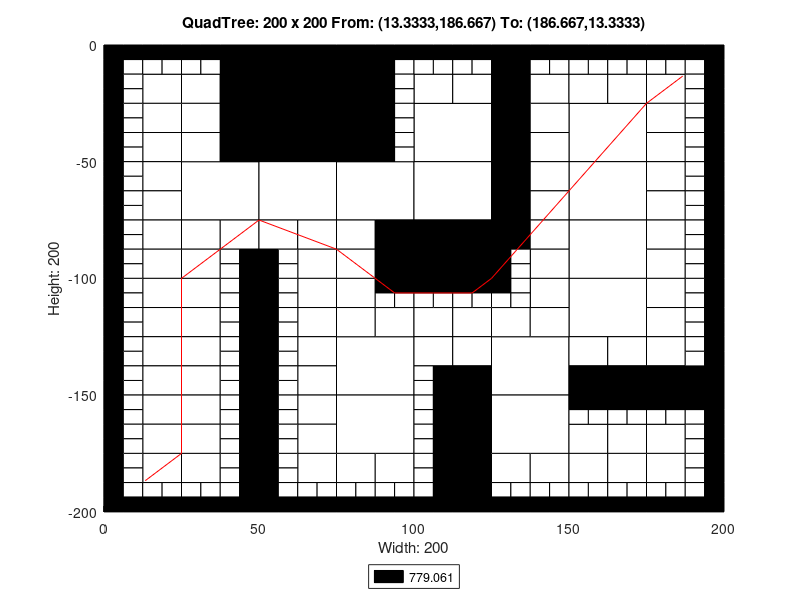

MATLAB code for this plot:
axis([0 200 -200 0]);
title('QuadTree: 200 x 200 From: (13.3333,186.667) To: (186.667,13.3333)');
xlabel('Width: 200');
ylabel('Height: 200');
rectangle('Position',[50 -25 25 25], 'FaceColor',[0 0 0]);
rectangle('Position',[50 -50 25 25], 'FaceColor',[0 0 0]);
rectangle('Position',[25 -75 25 25], 'FaceColor',[1 1 1]);
rectangle('Position',[50 -75 25 25], 'FaceColor',[1 1 1]);
rectangle('Position',[75 -75 25 25], 'FaceColor',[1 1 1]);
rectangle('Position',[100 -50 25 25], 'FaceColor',[1 1 1]);
rectangle('Position',[150 -50 25 25], 'FaceColor',[1 1 1]);
rectangle('Position',[100 -75 25 25], 'FaceColor',[1 1 1]);
rectangle('Position',[100 -100 25 25], 'FaceColor',[0 0 0]);
rectangle('Position',[150 -75 25 25], 'FaceColor',[1 1 1]);
rectangle('Position',[150 -100 25 25], 'FaceColor',[1 1 1]);
rectangle('Position',[75 -150 25 25], 'FaceColor',[1 1 1]);
rectangle('Position',[75 -175 25 25], 'FaceColor',[1 1 1]);
rectangle('Position',[125 -150 25 25], 'FaceColor',[1 1 1]);
rectangle('Position',[150 -125 25 25], 'FaceColor',[1 1 1]);
rectangle('Position',[125 -175 25 25], 'FaceColor',[1 1 1]);
rectangle('Position',[12.5 -25 12.5 12.5], 'FaceColor',[1 1 1]);
rectangle('Position',[37.5 -12.5 12.5 12.5], 'FaceColor',[0 0 0]);
rectangle('Position',[25 -25 12.5 12.5], 'FaceColor',[1 1 1]);
rectangle('Position',[37.5 -25 12.5 12.5], 'FaceColor',[0 0 0]);
rectangle('Position',[12.5 -37.5 12.5 12.5], 'FaceColor',[1 1 1]);
rectangle('Position',[12.5 -50 12.5 12.5], 'FaceColor',[1 1 1]);
rectangle('Position',[25 -37.5 12.5 12.5], 'FaceColor',[1 1 1]);
rectangle('Position',[37.5 -37.5 12.5 12.5], 'FaceColor',[0 0 0]);
rectangle('Position',[25 -50 12.5 12.5], 'FaceColor',[1 1 1]);
rectangle('Position',[37.5 -50 12.5 12.5], 'FaceColor',[0 0 0]);
rectangle('Position',[75 -12.5 12.5 12.5], 'FaceColor',[0 0 0]);
rectangle('Position',[75 -25 12.5 12.5], 'FaceColor',[0 0 0]);
rectangle('Position',[75 -37.5 12.5 12.5], 'FaceColor',[0 0 0]);
rectangle('Position',[75 -50 12.5 12.5], 'FaceColor',[0 0 0]);
rectangle('Position',[12.5 -62.5 12.5 12.5], 'FaceColor',[1 1 1]);
rectangle('Position',[12.5 -75 12.5 12.5], 'FaceColor',[1 1 1]);
rectangle('Position',[12.5 -87.5 12.5 12.5], 'FaceColor',[1 1 1]);
rectangle('Position',[12.5 -100 12.5 12.5], 'FaceColor',[1 1 1]);
rectangle('Position',[25 -87.5 12.5 12.5], 'FaceColor',[1 1 1]);
rectangle('Position',[37.5 -87.5 12.5 12.5], 'FaceColor',[1 1 1]);
rectangle('Position',[25 -100 12.5 12.5], 'FaceColor',[1 1 1]);
rectangle('Position',[50 -87.5 12.5 12.5], 'FaceColor',[1 1 1]);
rectangle('Position',[62.5 -87.5 12.5 12.5], 'FaceColor',[1 1 1]);
rectangle('Position',[62.5 -100 12.5 12.5], 'FaceColor',[1 1 1]);
rectangle('Position',[75 -87.5 12.5 12.5], 'FaceColor',[1 1 1]);
rectangle('Position',[87.5 -87.5 12.5 12.5], 'FaceColor',[0 0 0]);
rectangle('Position',[75 -100 12.5 12.5], 'FaceColor',[1 1 1]);
rectangle('Position',[87.5 -100 12.5 12.5], 'FaceColor',[0 0 0]);
rectangle('Position',[100 -25 12.5 12.5], 'FaceColor',[1 1 1]);
rectangle('Position',[112.5 -25 12.5 12.5], 'FaceColor',[1 1 1]);
rectangle('Position',[125 -12.5 12.5 12.5], 'FaceColor',[0 0 0]);
rectangle('Position',[125 -25 12.5 12.5], 'FaceColor',[0 0 0]);
rectangle('Position',[137.5 -25 12.5 12.5], 'FaceColor',[1 1 1]);
rectangle('Position',[125 -37.5 12.5 12.5], 'FaceColor',[0 0 0]);
rectangle('Position',[137.5 -37.5 12.5 12.5], 'FaceColor',[1 1 1]);
rectangle('Position',[125 -50 12.5 12.5], 'FaceColor',[0 0 0]);
rectangle('Position',[137.5 -50 12.5 12.5], 'FaceColor',[1 1 1]);
rectangle('Position',[150 -25 12.5 12.5], 'FaceColor',[1 1 1]);
rectangle('Position',[162.5 -25 12.5 12.5], 'FaceColor',[1 1 1]);
rectangle('Position',[175 -25 12.5 12.5], 'FaceColor',[1 1 1]);
rectangle('Position',[175 -37.5 12.5 12.5], 'FaceColor',[1 1 1]);
rectangle('Position',[175 -50 12.5 12.5], 'FaceColor',[1 1 1]);
rectangle('Position',[125 -62.5 12.5 12.5], 'FaceColor',[0 0 0]);
rectangle('Position',[137.5 -62.5 12.5 12.5], 'FaceColor',[1 1 1]);
rectangle('Position',[125 -75 12.5 12.5], 'FaceColor',[0 0 0]);
rectangle('Position',[137.5 -75 12.5 12.5], 'FaceColor',[1 1 1]);
rectangle('Position',[125 -87.5 12.5 12.5], 'FaceColor',[0 0 0]);
rectangle('Position',[137.5 -87.5 12.5 12.5], 'FaceColor',[1 1 1]);
rectangle('Position',[137.5 -100 12.5 12.5], 'FaceColor',[1 1 1]);
rectangle('Position',[175 -62.5 12.5 12.5], 'FaceColor',[1 1 1]);
rectangle('Position',[175 -75 12.5 12.5], 'FaceColor',[1 1 1]);
rectangle('Position',[175 -87.5 12.5 12.5], 'FaceColor',[1 1 1]);
rectangle('Position',[175 -100 12.5 12.5], 'FaceColor',[1 1 1]);
rectangle('Position',[12.5 -112.5 12.5 12.5], 'FaceColor',[1 1 1]);
rectangle('Position',[12.5 -125 12.5 12.5], 'FaceColor',[1 1 1]);
rectangle('Position',[25 -112.5 12.5 12.5], 'FaceColor',[1 1 1]);
rectangle('Position',[25 -125 12.5 12.5], 'FaceColor',[1 1 1]);
rectangle('Position',[12.5 -137.5 12.5 12.5], 'FaceColor',[1 1 1]);
rectangle('Position',[12.5 -150 12.5 12.5], 'FaceColor',[1 1 1]);
rectangle('Position',[25 -137.5 12.5 12.5], 'FaceColor',[1 1 1]);
rectangle('Position',[25 -150 12.5 12.5], 'FaceColor',[1 1 1]);
rectangle('Position',[62.5 -112.5 12.5 12.5], 'FaceColor',[1 1 1]);
rectangle('Position',[62.5 -125 12.5 12.5], 'FaceColor',[1 1 1]);
rectangle('Position',[75 -112.5 12.5 12.5], 'FaceColor',[1 1 1]);
rectangle('Position',[75 -125 12.5 12.5], 'FaceColor',[1 1 1]);
rectangle('Position',[87.5 -125 12.5 12.5], 'FaceColor',[1 1 1]);
rectangle('Position',[62.5 -137.5 12.5 12.5], 'FaceColor',[1 1 1]);
rectangle('Position',[62.5 -150 12.5 12.5], 'FaceColor',[1 1 1]);
rectangle('Position',[12.5 -162.5 12.5 12.5], 'FaceColor',[1 1 1]);
rectangle('Position',[12.5 -175 12.5 12.5], 'FaceColor',[1 1 1]);
rectangle('Position',[25 -162.5 12.5 12.5], 'FaceColor',[1 1 1]);
rectangle('Position',[25 -175 12.5 12.5], 'FaceColor',[1 1 1]);
rectangle('Position',[12.5 -187.5 12.5 12.5], 'FaceColor',[1 1 1]);
rectangle('Position',[25 -187.5 12.5 12.5], 'FaceColor',[1 1 1]);
rectangle('Position',[62.5 -162.5 12.5 12.5], 'FaceColor',[1 1 1]);
rectangle('Position',[62.5 -175 12.5 12.5], 'FaceColor',[1 1 1]);
rectangle('Position',[62.5 -187.5 12.5 12.5], 'FaceColor',[1 1 1]);
rectangle('Position',[75 -187.5 12.5 12.5], 'FaceColor',[1 1 1]);
rectangle('Position',[87.5 -187.5 12.5 12.5], 'FaceColor',[1 1 1]);
rectangle('Position',[100 -125 12.5 12.5], 'FaceColor',[1 1 1]);
rectangle('Position',[112.5 -125 12.5 12.5], 'FaceColor',[1 1 1]);
rectangle('Position',[137.5 -112.5 12.5 12.5], 'FaceColor',[1 1 1]);
rectangle('Position',[125 -125 12.5 12.5], 'FaceColor',[1 1 1]);
rectangle('Position',[137.5 -125 12.5 12.5], 'FaceColor',[1 1 1]);
rectangle('Position',[100 -137.5 12.5 12.5], 'FaceColor',[1 1 1]);
rectangle('Position',[112.5 -137.5 12.5 12.5], 'FaceColor',[1 1 1]);
rectangle('Position',[112.5 -150 12.5 12.5], 'FaceColor',[0 0 0]);
rectangle('Position',[175 -112.5 12.5 12.5], 'FaceColor',[1 1 1]);
rectangle('Position',[175 -125 12.5 12.5], 'FaceColor',[1 1 1]);
rectangle('Position',[150 -137.5 12.5 12.5], 'FaceColor',[1 1 1]);
rectangle('Position',[162.5 -137.5 12.5 12.5], 'FaceColor',[1 1 1]);
rectangle('Position',[150 -150 12.5 12.5], 'FaceColor',[0 0 0]);
rectangle('Position',[162.5 -150 12.5 12.5], 'FaceColor',[0 0 0]);
rectangle('Position',[175 -137.5 12.5 12.5], 'FaceColor',[1 1 1]);
rectangle('Position',[175 -150 12.5 12.5], 'FaceColor',[0 0 0]);
rectangle('Position',[187.5 -150 12.5 12.5], 'FaceColor',[0 0 0]);
rectangle('Position',[112.5 -162.5 12.5 12.5], 'FaceColor',[0 0 0]);
rectangle('Position',[112.5 -175 12.5 12.5], 'FaceColor',[0 0 0]);
rectangle('Position',[112.5 -187.5 12.5 12.5], 'FaceColor',[0 0 0]);
rectangle('Position',[112.5 -200 12.5 12.5], 'FaceColor',[0 0 0]);
rectangle('Position',[125 -187.5 12.5 12.5], 'FaceColor',[1 1 1]);
rectangle('Position',[137.5 -187.5 12.5 12.5], 'FaceColor',[1 1 1]);
rectangle('Position',[150 -175 12.5 12.5], 'FaceColor',[1 1 1]);
rectangle('Position',[162.5 -175 12.5 12.5], 'FaceColor',[1 1 1]);
rectangle('Position',[175 -175 12.5 12.5], 'FaceColor',[1 1 1]);
rectangle('Position',[150 -187.5 12.5 12.5], 'FaceColor',[1 1 1]);
rectangle('Position',[162.5 -187.5 12.5 12.5], 'FaceColor',[1 1 1]);
rectangle('Position',[175 -187.5 12.5 12.5], 'FaceColor',[1 1 1]);
rectangle('Position',[0 -6.25 6.25 6.25], 'FaceColor',[0 0 0]);
rectangle('Position',[6.25 -6.25 6.25 6.25], 'FaceColor',[0 0 0]);
rectangle('Position',[0 -12.5 6.25 6.25], 'FaceColor',[0 0 0]);
rectangle('Position',[6.25 -12.5 6.25 6.25], 'FaceColor',[1 1 1]);
rectangle('Position',[12.5 -6.25 6.25 6.25], 'FaceColor',[0 0 0]);
rectangle('Position',[18.75 -6.25 6.25 6.25], 'FaceColor',[0 0 0]);
rectangle('Position',[12.5 -12.5 6.25 6.25], 'FaceColor',[1 1 1]);
rectangle('Position',[18.75 -12.5 6.25 6.25], 'FaceColor',[1 1 1]);
rectangle('Position',[0 -18.75 6.25 6.25], 'FaceColor',[0 0 0]);
rectangle('Position',[6.25 -18.75 6.25 6.25], 'FaceColor',[1 1 1]);
rectangle('Position',[0 -25 6.25 6.25], 'FaceColor',[0 0 0]);
rectangle('Position',[6.25 -25 6.25 6.25], 'FaceColor',[1 1 1]);
rectangle('Position',[25 -6.25 6.25 6.25], 'FaceColor',[0 0 0]);
rectangle('Position',[31.25 -6.25 6.25 6.25], 'FaceColor',[0 0 0]);
rectangle('Position',[25 -12.5 6.25 6.25], 'FaceColor',[1 1 1]);
rectangle('Position',[31.25 -12.5 6.25 6.25], 'FaceColor',[1 1 1]);
rectangle('Position',[0 -31.25 6.25 6.25], 'FaceColor',[0 0 0]);
rectangle('Position',[6.25 -31.25 6.25 6.25], 'FaceColor',[1 1 1]);
rectangle('Position',[0 -37.5 6.25 6.25], 'FaceColor',[0 0 0]);
rectangle('Position',[6.25 -37.5 6.25 6.25], 'FaceColor',[1 1 1]);
rectangle('Position',[0 -43.75 6.25 6.25], 'FaceColor',[0 0 0]);
rectangle('Position',[6.25 -43.75 6.25 6.25], 'FaceColor',[1 1 1]);
rectangle('Position',[0 -50 6.25 6.25], 'FaceColor',[0 0 0]);
rectangle('Position',[6.25 -50 6.25 6.25], 'FaceColor',[1 1 1]);
rectangle('Position',[87.5 -6.25 6.25 6.25], 'FaceColor',[0 0 0]);
rectangle('Position',[93.75 -6.25 6.25 6.25], 'FaceColor',[0 0 0]);
rectangle('Position',[87.5 -12.5 6.25 6.25], 'FaceColor',[0 0 0]);
rectangle('Position',[93.75 -12.5 6.25 6.25], 'FaceColor',[1 1 1]);
rectangle('Position',[87.5 -18.75 6.25 6.25], 'FaceColor',[0 0 0]);
rectangle('Position',[93.75 -18.75 6.25 6.25], 'FaceColor',[1 1 1]);
rectangle('Position',[87.5 -25 6.25 6.25], 'FaceColor',[0 0 0]);
rectangle('Position',[93.75 -25 6.25 6.25], 'FaceColor',[1 1 1]);
rectangle('Position',[87.5 -31.25 6.25 6.25], 'FaceColor',[0 0 0]);
rectangle('Position',[93.75 -31.25 6.25 6.25], 'FaceColor',[1 1 1]);
rectangle('Position',[87.5 -37.5 6.25 6.25], 'FaceColor',[0 0 0]);
rectangle('Position',[93.75 -37.5 6.25 6.25], 'FaceColor',[1 1 1]);
rectangle('Position',[87.5 -43.75 6.25 6.25], 'FaceColor',[0 0 0]);
rectangle('Position',[93.75 -43.75 6.25 6.25], 'FaceColor',[1 1 1]);
rectangle('Position',[87.5 -50 6.25 6.25], 'FaceColor',[0 0 0]);
rectangle('Position',[93.75 -50 6.25 6.25], 'FaceColor',[1 1 1]);
rectangle('Position',[0 -56.25 6.25 6.25], 'FaceColor',[0 0 0]);
rectangle('Position',[6.25 -56.25 6.25 6.25], 'FaceColor',[1 1 1]);
rectangle('Position',[0 -62.5 6.25 6.25], 'FaceColor',[0 0 0]);
rectangle('Position',[6.25 -62.5 6.25 6.25], 'FaceColor',[1 1 1]);
rectangle('Position',[0 -68.75 6.25 6.25], 'FaceColor',[0 0 0]);
rectangle('Position',[6.25 -68.75 6.25 6.25], 'FaceColor',[1 1 1]);
rectangle('Position',[0 -75 6.25 6.25], 'FaceColor',[0 0 0]);
rectangle('Position',[6.25 -75 6.25 6.25], 'FaceColor',[1 1 1]);
rectangle('Position',[0 -81.25 6.25 6.25], 'FaceColor',[0 0 0]);
rectangle('Position',[6.25 -81.25 6.25 6.25], 'FaceColor',[1 1 1]);
rectangle('Position',[0 -87.5 6.25 6.25], 'FaceColor',[0 0 0]);
rectangle('Position',[6.25 -87.5 6.25 6.25], 'FaceColor',[1 1 1]);
rectangle('Position',[0 -93.75 6.25 6.25], 'FaceColor',[0 0 0]);
rectangle('Position',[6.25 -93.75 6.25 6.25], 'FaceColor',[1 1 1]);
rectangle('Position',[0 -100 6.25 6.25], 'FaceColor',[0 0 0]);
rectangle('Position',[6.25 -100 6.25 6.25], 'FaceColor',[1 1 1]);
rectangle('Position',[37.5 -93.75 6.25 6.25], 'FaceColor',[1 1 1]);
rectangle('Position',[43.75 -93.75 6.25 6.25], 'FaceColor',[0 0 0]);
rectangle('Position',[37.5 -100 6.25 6.25], 'FaceColor',[1 1 1]);
rectangle('Position',[43.75 -100 6.25 6.25], 'FaceColor',[0 0 0]);
rectangle('Position',[50 -93.75 6.25 6.25], 'FaceColor',[0 0 0]);
rectangle('Position',[56.25 -93.75 6.25 6.25], 'FaceColor',[1 1 1]);
rectangle('Position',[50 -100 6.25 6.25], 'FaceColor',[0 0 0]);
rectangle('Position',[56.25 -100 6.25 6.25], 'FaceColor',[1 1 1]);
rectangle('Position',[100 -6.25 6.25 6.25], 'FaceColor',[0 0 0]);
rectangle('Position',[106.25 -6.25 6.25 6.25], 'FaceColor',[0 0 0]);
rectangle('Position',[100 -12.5 6.25 6.25], 'FaceColor',[1 1 1]);
rectangle('Position',[106.25 -12.5 6.25 6.25], 'FaceColor',[1 1 1]);
rectangle('Position',[112.5 -6.25 6.25 6.25], 'FaceColor',[0 0 0]);
rectangle('Position',[118.75 -6.25 6.25 6.25], 'FaceColor',[0 0 0]);
rectangle('Position',[112.5 -12.5 6.25 6.25], 'FaceColor',[1 1 1]);
rectangle('Position',[118.75 -12.5 6.25 6.25], 'FaceColor',[1 1 1]);
rectangle('Position',[137.5 -6.25 6.25 6.25], 'FaceColor',[0 0 0]);
rectangle('Position',[143.75 -6.25 6.25 6.25], 'FaceColor',[0 0 0]);
rectangle('Position',[137.5 -12.5 6.25 6.25], 'FaceColor',[1 1 1]);
rectangle('Position',[143.75 -12.5 6.25 6.25], 'FaceColor',[1 1 1]);
rectangle('Position',[150 -6.25 6.25 6.25], 'FaceColor',[0 0 0]);
rectangle('Position',[156.25 -6.25 6.25 6.25], 'FaceColor',[0 0 0]);
rectangle('Position',[150 -12.5 6.25 6.25], 'FaceColor',[1 1 1]);
rectangle('Position',[156.25 -12.5 6.25 6.25], 'FaceColor',[1 1 1]);
rectangle('Position',[162.5 -6.25 6.25 6.25], 'FaceColor',[0 0 0]);
rectangle('Position',[168.75 -6.25 6.25 6.25], 'FaceColor',[0 0 0]);
rectangle('Position',[162.5 -12.5 6.25 6.25], 'FaceColor',[1 1 1]);
rectangle('Position',[168.75 -12.5 6.25 6.25], 'FaceColor',[1 1 1]);
rectangle('Position',[175 -6.25 6.25 6.25], 'FaceColor',[0 0 0]);
rectangle('Position',[181.25 -6.25 6.25 6.25], 'FaceColor',[0 0 0]);
rectangle('Position',[175 -12.5 6.25 6.25], 'FaceColor',[1 1 1]);
rectangle('Position',[181.25 -12.5 6.25 6.25], 'FaceColor',[1 1 1]);
rectangle('Position',[187.5 -6.25 6.25 6.25], 'FaceColor',[0 0 0]);
rectangle('Position',[193.75 -6.25 6.25 6.25], 'FaceColor',[0 0 0]);
rectangle('Position',[187.5 -12.5 6.25 6.25], 'FaceColor',[1 1 1]);
rectangle('Position',[193.75 -12.5 6.25 6.25], 'FaceColor',[0 0 0]);
rectangle('Position',[187.5 -18.75 6.25 6.25], 'FaceColor',[1 1 1]);
rectangle('Position',[193.75 -18.75 6.25 6.25], 'FaceColor',[0 0 0]);
rectangle('Position',[187.5 -25 6.25 6.25], 'FaceColor',[1 1 1]);
rectangle('Position',[193.75 -25 6.25 6.25], 'FaceColor',[0 0 0]);
rectangle('Position',[187.5 -31.25 6.25 6.25], 'FaceColor',[1 1 1]);
rectangle('Position',[193.75 -31.25 6.25 6.25], 'FaceColor',[0 0 0]);
rectangle('Position',[187.5 -37.5 6.25 6.25], 'FaceColor',[1 1 1]);
rectangle('Position',[193.75 -37.5 6.25 6.25], 'FaceColor',[0 0 0]);
rectangle('Position',[187.5 -43.75 6.25 6.25], 'FaceColor',[1 1 1]);
rectangle('Position',[193.75 -43.75 6.25 6.25], 'FaceColor',[0 0 0]);
rectangle('Position',[187.5 -50 6.25 6.25], 'FaceColor',[1 1 1]);
rectangle('Position',[193.75 -50 6.25 6.25], 'FaceColor',[0 0 0]);
rectangle('Position',[125 -93.75 6.25 6.25], 'FaceColor',[0 0 0]);
rectangle('Position',[131.25 -93.75 6.25 6.25], 'FaceColor',[1 1 1]);
rectangle('Position',[125 -100 6.25 6.25], 'FaceColor',[0 0 0]);
rectangle('Position',[131.25 -100 6.25 6.25], 'FaceColor',[1 1 1]);
rectangle('Position',[187.5 -56.25 6.25 6.25], 'FaceColor',[1 1 1]);
rectangle('Position',[193.75 -56.25 6.25 6.25], 'FaceColor',[0 0 0]);
rectangle('Position',[187.5 -62.5 6.25 6.25], 'FaceColor',[1 1 1]);
rectangle('Position',[193.75 -62.5 6.25 6.25], 'FaceColor',[0 0 0]);
rectangle('Position',[187.5 -68.75 6.25 6.25], 'FaceColor',[1 1 1]);
rectangle('Position',[193.75 -68.75 6.25 6.25], 'FaceColor',[0 0 0]);
rectangle('Position',[187.5 -75 6.25 6.25], 'FaceColor',[1 1 1]);
rectangle('Position',[193.75 -75 6.25 6.25], 'FaceColor',[0 0 0]);
rectangle('Position',[187.5 -81.25 6.25 6.25], 'FaceColor',[1 1 1]);
rectangle('Position',[193.75 -81.25 6.25 6.25], 'FaceColor',[0 0 0]);
rectangle('Position',[187.5 -87.5 6.25 6.25], 'FaceColor',[1 1 1]);
rectangle('Position',[193.75 -87.5 6.25 6.25], 'FaceColor',[0 0 0]);
rectangle('Position',[187.5 -93.75 6.25 6.25], 'FaceColor',[1 1 1]);
rectangle('Position',[193.75 -93.75 6.25 6.25], 'FaceColor',[0 0 0]);
rectangle('Position',[187.5 -100 6.25 6.25], 'FaceColor',[1 1 1]);
rectangle('Position',[193.75 -100 6.25 6.25], 'FaceColor',[0 0 0]);
rectangle('Position',[0 -106.25 6.25 6.25], 'FaceColor',[0 0 0]);
rectangle('Position',[6.25 -106.25 6.25 6.25], 'FaceColor',[1 1 1]);
rectangle('Position',[0 -112.5 6.25 6.25], 'FaceColor',[0 0 0]);
rectangle('Position',[6.25 -112.5 6.25 6.25], 'FaceColor',[1 1 1]);
rectangle('Position',[0 -118.75 6.25 6.25], 'FaceColor',[0 0 0]);
rectangle('Position',[6.25 -118.75 6.25 6.25], 'FaceColor',[1 1 1]);
rectangle('Position',[0 -125 6.25 6.25], 'FaceColor',[0 0 0]);
rectangle('Position',[6.25 -125 6.25 6.25], 'FaceColor',[1 1 1]);
rectangle('Position',[37.5 -106.25 6.25 6.25], 'FaceColor',[1 1 1]);
rectangle('Position',[43.75 -106.25 6.25 6.25], 'FaceColor',[0 0 0]);
rectangle('Position',[37.5 -112.5 6.25 6.25], 'FaceColor',[1 1 1]);
rectangle('Position',[43.75 -112.5 6.25 6.25], 'FaceColor',[0 0 0]);
rectangle('Position',[37.5 -118.75 6.25 6.25], 'FaceColor',[1 1 1]);
rectangle('Position',[43.75 -118.75 6.25 6.25], 'FaceColor',[0 0 0]);
rectangle('Position',[37.5 -125 6.25 6.25], 'FaceColor',[1 1 1]);
rectangle('Position',[43.75 -125 6.25 6.25], 'FaceColor',[0 0 0]);
rectangle('Position',[0 -131.25 6.25 6.25], 'FaceColor',[0 0 0]);
rectangle('Position',[6.25 -131.25 6.25 6.25], 'FaceColor',[1 1 1]);
rectangle('Position',[0 -137.5 6.25 6.25], 'FaceColor',[0 0 0]);
rectangle('Position',[6.25 -137.5 6.25 6.25], 'FaceColor',[1 1 1]);
rectangle('Position',[0 -143.75 6.25 6.25], 'FaceColor',[0 0 0]);
rectangle('Position',[6.25 -143.75 6.25 6.25], 'FaceColor',[1 1 1]);
rectangle('Position',[0 -150 6.25 6.25], 'FaceColor',[0 0 0]);
rectangle('Position',[6.25 -150 6.25 6.25], 'FaceColor',[1 1 1]);
rectangle('Position',[37.5 -131.25 6.25 6.25], 'FaceColor',[1 1 1]);
rectangle('Position',[43.75 -131.25 6.25 6.25], 'FaceColor',[0 0 0]);
rectangle('Position',[37.5 -137.5 6.25 6.25], 'FaceColor',[1 1 1]);
rectangle('Position',[43.75 -137.5 6.25 6.25], 'FaceColor',[0 0 0]);
rectangle('Position',[37.5 -143.75 6.25 6.25], 'FaceColor',[1 1 1]);
rectangle('Position',[43.75 -143.75 6.25 6.25], 'FaceColor',[0 0 0]);
rectangle('Position',[37.5 -150 6.25 6.25], 'FaceColor',[1 1 1]);
rectangle('Position',[43.75 -150 6.25 6.25], 'FaceColor',[0 0 0]);
rectangle('Position',[50 -106.25 6.25 6.25], 'FaceColor',[0 0 0]);
rectangle('Position',[56.25 -106.25 6.25 6.25], 'FaceColor',[1 1 1]);
rectangle('Position',[50 -112.5 6.25 6.25], 'FaceColor',[0 0 0]);
rectangle('Position',[56.25 -112.5 6.25 6.25], 'FaceColor',[1 1 1]);
rectangle('Position',[50 -118.75 6.25 6.25], 'FaceColor',[0 0 0]);
rectangle('Position',[56.25 -118.75 6.25 6.25], 'FaceColor',[1 1 1]);
rectangle('Position',[50 -125 6.25 6.25], 'FaceColor',[0 0 0]);
rectangle('Position',[56.25 -125 6.25 6.25], 'FaceColor',[1 1 1]);
rectangle('Position',[87.5 -106.25 6.25 6.25], 'FaceColor',[0 0 0]);
rectangle('Position',[93.75 -106.25 6.25 6.25], 'FaceColor',[0 0 0]);
rectangle('Position',[87.5 -112.5 6.25 6.25], 'FaceColor',[1 1 1]);
rectangle('Position',[93.75 -112.5 6.25 6.25], 'FaceColor',[1 1 1]);
rectangle('Position',[50 -131.25 6.25 6.25], 'FaceColor',[0 0 0]);
rectangle('Position',[56.25 -131.25 6.25 6.25], 'FaceColor',[1 1 1]);
rectangle('Position',[50 -137.5 6.25 6.25], 'FaceColor',[0 0 0]);
rectangle('Position',[56.25 -137.5 6.25 6.25], 'FaceColor',[1 1 1]);
rectangle('Position',[50 -143.75 6.25 6.25], 'FaceColor',[0 0 0]);
rectangle('Position',[56.25 -143.75 6.25 6.25], 'FaceColor',[1 1 1]);
rectangle('Position',[50 -150 6.25 6.25], 'FaceColor',[0 0 0]);
rectangle('Position',[56.25 -150 6.25 6.25], 'FaceColor',[1 1 1]);
rectangle('Position',[0 -156.25 6.25 6.25], 'FaceColor',[0 0 0]);
rectangle('Position',[6.25 -156.25 6.25 6.25], 'FaceColor',[1 1 1]);
rectangle('Position',[0 -162.5 6.25 6.25], 'FaceColor',[0 0 0]);
rectangle('Position',[6.25 -162.5 6.25 6.25], 'FaceColor',[1 1 1]);
rectangle('Position',[0 -168.75 6.25 6.25], 'FaceColor',[0 0 0]);
rectangle('Position',[6.25 -168.75 6.25 6.25], 'FaceColor',[1 1 1]);
rectangle('Position',[0 -175 6.25 6.25], 'FaceColor',[0 0 0]);
rectangle('Position',[6.25 -175 6.25 6.25], 'FaceColor',[1 1 1]);
rectangle('Position',[37.5 -156.25 6.25 6.25], 'FaceColor',[1 1 1]);
rectangle('Position',[43.75 -156.25 6.25 6.25], 'FaceColor',[0 0 0]);
rectangle('Position',[37.5 -162.5 6.25 6.25], 'FaceColor',[1 1 1]);
rectangle('Position',[43.75 -162.5 6.25 6.25], 'FaceColor',[0 0 0]);
rectangle('Position',[37.5 -168.75 6.25 6.25], 'FaceColor',[1 1 1]);
rectangle('Position',[43.75 -168.75 6.25 6.25], 'FaceColor',[0 0 0]);
rectangle('Position',[37.5 -175 6.25 6.25], 'FaceColor',[1 1 1]);
rectangle('Position',[43.75 -175 6.25 6.25], 'FaceColor',[0 0 0]);
rectangle('Position',[0 -181.25 6.25 6.25], 'FaceColor',[0 0 0]);
rectangle('Position',[6.25 -181.25 6.25 6.25], 'FaceColor',[1 1 1]);
rectangle('Position',[0 -187.5 6.25 6.25], 'FaceColor',[0 0 0]);
rectangle('Position',[6.25 -187.5 6.25 6.25], 'FaceColor',[1 1 1]);
rectangle('Position',[0 -193.75 6.25 6.25], 'FaceColor',[0 0 0]);
rectangle('Position',[6.25 -193.75 6.25 6.25], 'FaceColor',[1 1 1]);
rectangle('Position',[0 -200 6.25 6.25], 'FaceColor',[0 0 0]);
rectangle('Position',[6.25 -200 6.25 6.25], 'FaceColor',[0 0 0]);
rectangle('Position',[12.5 -193.75 6.25 6.25], 'FaceColor',[1 1 1]);
rectangle('Position',[18.75 -193.75 6.25 6.25], 'FaceColor',[1 1 1]);
rectangle('Position',[12.5 -200 6.25 6.25], 'FaceColor',[0 0 0]);
rectangle('Position',[18.75 -200 6.25 6.25], 'FaceColor',[0 0 0]);
rectangle('Position',[37.5 -181.25 6.25 6.25], 'FaceColor',[1 1 1]);
rectangle('Position',[43.75 -181.25 6.25 6.25], 'FaceColor',[0 0 0]);
rectangle('Position',[37.5 -187.5 6.25 6.25], 'FaceColor',[1 1 1]);
rectangle('Position',[43.75 -187.5 6.25 6.25], 'FaceColor',[0 0 0]);
rectangle('Position',[25 -193.75 6.25 6.25], 'FaceColor',[1 1 1]);
rectangle('Position',[31.25 -193.75 6.25 6.25], 'FaceColor',[1 1 1]);
rectangle('Position',[25 -200 6.25 6.25], 'FaceColor',[0 0 0]);
rectangle('Position',[31.25 -200 6.25 6.25], 'FaceColor',[0 0 0]);
rectangle('Position',[37.5 -193.75 6.25 6.25], 'FaceColor',[1 1 1]);
rectangle('Position',[43.75 -193.75 6.25 6.25], 'FaceColor',[0 0 0]);
rectangle('Position',[37.5 -200 6.25 6.25], 'FaceColor',[0 0 0]);
rectangle('Position',[43.75 -200 6.25 6.25], 'FaceColor',[0 0 0]);
rectangle('Position',[50 -156.25 6.25 6.25], 'FaceColor',[0 0 0]);
rectangle('Position',[56.25 -156.25 6.25 6.25], 'FaceColor',[1 1 1]);
rectangle('Position',[50 -162.5 6.25 6.25], 'FaceColor',[0 0 0]);
rectangle('Position',[56.25 -162.5 6.25 6.25], 'FaceColor',[1 1 1]);
rectangle('Position',[50 -168.75 6.25 6.25], 'FaceColor',[0 0 0]);
rectangle('Position',[56.25 -168.75 6.25 6.25], 'FaceColor',[1 1 1]);
rectangle('Position',[50 -175 6.25 6.25], 'FaceColor',[0 0 0]);
rectangle('Position',[56.25 -175 6.25 6.25], 'FaceColor',[1 1 1]);
rectangle('Position',[50 -181.25 6.25 6.25], 'FaceColor',[0 0 0]);
rectangle('Position',[56.25 -181.25 6.25 6.25], 'FaceColor',[1 1 1]);
rectangle('Position',[50 -187.5 6.25 6.25], 'FaceColor',[0 0 0]);
rectangle('Position',[56.25 -187.5 6.25 6.25], 'FaceColor',[1 1 1]);
rectangle('Position',[50 -193.75 6.25 6.25], 'FaceColor',[0 0 0]);
rectangle('Position',[56.25 -193.75 6.25 6.25], 'FaceColor',[1 1 1]);
rectangle('Position',[50 -200 6.25 6.25], 'FaceColor',[0 0 0]);
rectangle('Position',[56.25 -200 6.25 6.25], 'FaceColor',[0 0 0]);
rectangle('Position',[62.5 -193.75 6.25 6.25], 'FaceColor',[1 1 1]);
rectangle('Position',[68.75 -193.75 6.25 6.25], 'FaceColor',[1 1 1]);
rectangle('Position',[62.5 -200 6.25 6.25], 'FaceColor',[0 0 0]);
rectangle('Position',[68.75 -200 6.25 6.25], 'FaceColor',[0 0 0]);
rectangle('Position',[75 -193.75 6.25 6.25], 'FaceColor',[1 1 1]);
rectangle('Position',[81.25 -193.75 6.25 6.25], 'FaceColor',[1 1 1]);
rectangle('Position',[75 -200 6.25 6.25], 'FaceColor',[0 0 0]);
rectangle('Position',[81.25 -200 6.25 6.25], 'FaceColor',[0 0 0]);
rectangle('Position',[87.5 -193.75 6.25 6.25], 'FaceColor',[1 1 1]);
rectangle('Position',[93.75 -193.75 6.25 6.25], 'FaceColor',[1 1 1]);
rectangle('Position',[87.5 -200 6.25 6.25], 'FaceColor',[0 0 0]);
rectangle('Position',[93.75 -200 6.25 6.25], 'FaceColor',[0 0 0]);
rectangle('Position',[100 -106.25 6.25 6.25], 'FaceColor',[0 0 0]);
rectangle('Position',[106.25 -106.25 6.25 6.25], 'FaceColor',[0 0 0]);
rectangle('Position',[100 -112.5 6.25 6.25], 'FaceColor',[1 1 1]);
rectangle('Position',[106.25 -112.5 6.25 6.25], 'FaceColor',[1 1 1]);
rectangle('Position',[112.5 -106.25 6.25 6.25], 'FaceColor',[0 0 0]);
rectangle('Position',[118.75 -106.25 6.25 6.25], 'FaceColor',[0 0 0]);
rectangle('Position',[112.5 -112.5 6.25 6.25], 'FaceColor',[1 1 1]);
rectangle('Position',[118.75 -112.5 6.25 6.25], 'FaceColor',[1 1 1]);
rectangle('Position',[125 -106.25 6.25 6.25], 'FaceColor',[0 0 0]);
rectangle('Position',[131.25 -106.25 6.25 6.25], 'FaceColor',[1 1 1]);
rectangle('Position',[125 -112.5 6.25 6.25], 'FaceColor',[1 1 1]);
rectangle('Position',[131.25 -112.5 6.25 6.25], 'FaceColor',[1 1 1]);
rectangle('Position',[100 -143.75 6.25 6.25], 'FaceColor',[1 1 1]);
rectangle('Position',[106.25 -143.75 6.25 6.25], 'FaceColor',[0 0 0]);
rectangle('Position',[100 -150 6.25 6.25], 'FaceColor',[1 1 1]);
rectangle('Position',[106.25 -150 6.25 6.25], 'FaceColor',[0 0 0]);
rectangle('Position',[187.5 -106.25 6.25 6.25], 'FaceColor',[1 1 1]);
rectangle('Position',[193.75 -106.25 6.25 6.25], 'FaceColor',[0 0 0]);
rectangle('Position',[187.5 -112.5 6.25 6.25], 'FaceColor',[1 1 1]);
rectangle('Position',[193.75 -112.5 6.25 6.25], 'FaceColor',[0 0 0]);
rectangle('Position',[187.5 -118.75 6.25 6.25], 'FaceColor',[1 1 1]);
rectangle('Position',[193.75 -118.75 6.25 6.25], 'FaceColor',[0 0 0]);
rectangle('Position',[187.5 -125 6.25 6.25], 'FaceColor',[1 1 1]);
rectangle('Position',[193.75 -125 6.25 6.25], 'FaceColor',[0 0 0]);
rectangle('Position',[187.5 -131.25 6.25 6.25], 'FaceColor',[1 1 1]);
rectangle('Position',[193.75 -131.25 6.25 6.25], 'FaceColor',[0 0 0]);
rectangle('Position',[187.5 -137.5 6.25 6.25], 'FaceColor',[1 1 1]);
rectangle('Position',[193.75 -137.5 6.25 6.25], 'FaceColor',[0 0 0]);
rectangle('Position',[100 -156.25 6.25 6.25], 'FaceColor',[1 1 1]);
rectangle('Position',[106.25 -156.25 6.25 6.25], 'FaceColor',[0 0 0]);
rectangle('Position',[100 -162.5 6.25 6.25], 'FaceColor',[1 1 1]);
rectangle('Position',[106.25 -162.5 6.25 6.25], 'FaceColor',[0 0 0]);
rectangle('Position',[100 -168.75 6.25 6.25], 'FaceColor',[1 1 1]);
rectangle('Position',[106.25 -168.75 6.25 6.25], 'FaceColor',[0 0 0]);
rectangle('Position',[100 -175 6.25 6.25], 'FaceColor',[1 1 1]);
rectangle('Position',[106.25 -175 6.25 6.25], 'FaceColor',[0 0 0]);
rectangle('Position',[100 -181.25 6.25 6.25], 'FaceColor',[1 1 1]);
rectangle('Position',[106.25 -181.25 6.25 6.25], 'FaceColor',[0 0 0]);
rectangle('Position',[100 -187.5 6.25 6.25], 'FaceColor',[1 1 1]);
rectangle('Position',[106.25 -187.5 6.25 6.25], 'FaceColor',[0 0 0]);
rectangle('Position',[100 -193.75 6.25 6.25], 'FaceColor',[1 1 1]);
rectangle('Position',[106.25 -193.75 6.25 6.25], 'FaceColor',[0 0 0]);
rectangle('Position',[100 -200 6.25 6.25], 'FaceColor',[0 0 0]);
rectangle('Position',[106.25 -200 6.25 6.25], 'FaceColor',[0 0 0]);
rectangle('Position',[125 -193.75 6.25 6.25], 'FaceColor',[1 1 1]);
rectangle('Position',[131.25 -193.75 6.25 6.25], 'FaceColor',[1 1 1]);
rectangle('Position',[125 -200 6.25 6.25], 'FaceColor',[0 0 0]);
rectangle('Position',[131.25 -200 6.25 6.25], 'FaceColor',[0 0 0]);
rectangle('Position',[137.5 -193.75 6.25 6.25], 'FaceColor',[1 1 1]);
rectangle('Position',[143.75 -193.75 6.25 6.25], 'FaceColor',[1 1 1]);
rectangle('Position',[137.5 -200 6.25 6.25], 'FaceColor',[0 0 0]);
rectangle('Position',[143.75 -200 6.25 6.25], 'FaceColor',[0 0 0]);
rectangle('Position',[150 -156.25 6.25 6.25], 'FaceColor',[0 0 0]);
rectangle('Position',[156.25 -156.25 6.25 6.25], 'FaceColor',[0 0 0]);
rectangle('Position',[150 -162.5 6.25 6.25], 'FaceColor',[1 1 1]);
rectangle('Position',[156.25 -162.5 6.25 6.25], 'FaceColor',[1 1 1]);
rectangle('Position',[162.5 -156.25 6.25 6.25], 'FaceColor',[0 0 0]);
rectangle('Position',[168.75 -156.25 6.25 6.25], 'FaceColor',[0 0 0]);
rectangle('Position',[162.5 -162.5 6.25 6.25], 'FaceColor',[1 1 1]);
rectangle('Position',[168.75 -162.5 6.25 6.25], 'FaceColor',[1 1 1]);
rectangle('Position',[175 -156.25 6.25 6.25], 'FaceColor',[0 0 0]);
rectangle('Position',[181.25 -156.25 6.25 6.25], 'FaceColor',[0 0 0]);
rectangle('Position',[175 -162.5 6.25 6.25], 'FaceColor',[1 1 1]);
rectangle('Position',[181.25 -162.5 6.25 6.25], 'FaceColor',[1 1 1]);
rectangle('Position',[187.5 -156.25 6.25 6.25], 'FaceColor',[0 0 0]);
rectangle('Position',[193.75 -156.25 6.25 6.25], 'FaceColor',[0 0 0]);
rectangle('Position',[187.5 -162.5 6.25 6.25], 'FaceColor',[1 1 1]);
rectangle('Position',[193.75 -162.5 6.25 6.25], 'FaceColor',[0 0 0]);
rectangle('Position',[187.5 -168.75 6.25 6.25], 'FaceColor',[1 1 1]);
rectangle('Position',[193.75 -168.75 6.25 6.25], 'FaceColor',[0 0 0]);
rectangle('Position',[187.5 -175 6.25 6.25], 'FaceColor',[1 1 1]);
rectangle('Position',[193.75 -175 6.25 6.25], 'FaceColor',[0 0 0]);
rectangle('Position',[150 -193.75 6.25 6.25], 'FaceColor',[1 1 1]);
rectangle('Position',[156.25 -193.75 6.25 6.25], 'FaceColor',[1 1 1]);
rectangle('Position',[150 -200 6.25 6.25], 'FaceColor',[0 0 0]);
rectangle('Position',[156.25 -200 6.25 6.25], 'FaceColor',[0 0 0]);
rectangle('Position',[162.5 -193.75 6.25 6.25], 'FaceColor',[1 1 1]);
rectangle('Position',[168.75 -193.75 6.25 6.25], 'FaceColor',[1 1 1]);
rectangle('Position',[162.5 -200 6.25 6.25], 'FaceColor',[0 0 0]);
rectangle('Position',[168.75 -200 6.25 6.25], 'FaceColor',[0 0 0]);
rectangle('Position',[187.5 -181.25 6.25 6.25], 'FaceColor',[1 1 1]);
rectangle('Position',[193.75 -181.25 6.25 6.25], 'FaceColor',[0 0 0]);
rectangle('Position',[187.5 -187.5 6.25 6.25], 'FaceColor',[1 1 1]);
rectangle('Position',[193.75 -187.5 6.25 6.25], 'FaceColor',[0 0 0]);
rectangle('Position',[175 -193.75 6.25 6.25], 'FaceColor',[1 1 1]);
rectangle('Position',[181.25 -193.75 6.25 6.25], 'FaceColor',[1 1 1]);
rectangle('Position',[175 -200 6.25 6.25], 'FaceColor',[0 0 0]);
rectangle('Position',[181.25 -200 6.25 6.25], 'FaceColor',[0 0 0]);
rectangle('Position',[187.5 -193.75 6.25 6.25], 'FaceColor',[1 1 1]);
rectangle('Position',[193.75 -193.75 6.25 6.25], 'FaceColor',[0 0 0]);
rectangle('Position',[187.5 -200 6.25 6.25], 'FaceColor',[0 0 0]);
rectangle('Position',[193.75 -200 6.25 6.25], 'FaceColor',[0 0 0]);
X=[186.667,186.667,175,150,150,125,125,125,118.75,112.5,106.25,100,93.75,93.75,93.75,87.5,75,50,50,37.5,37.5,25,25,25,25,25,25,25,13.3333];
Y=[-13.3333,-13.3333,-25,-62.5,-62.5,-100,-100,-100,-106.25,-106.25,-106.25,-106.25,-106.25,-106.25,-106.25,-100,-87.5,-75,-75,-87.5,-87.5,-100,-125,-125,-150,-150,-175,-175,-186.667];
hold on;
plot(X,Y,'r');
legend('779.061','Location','southoutside');
